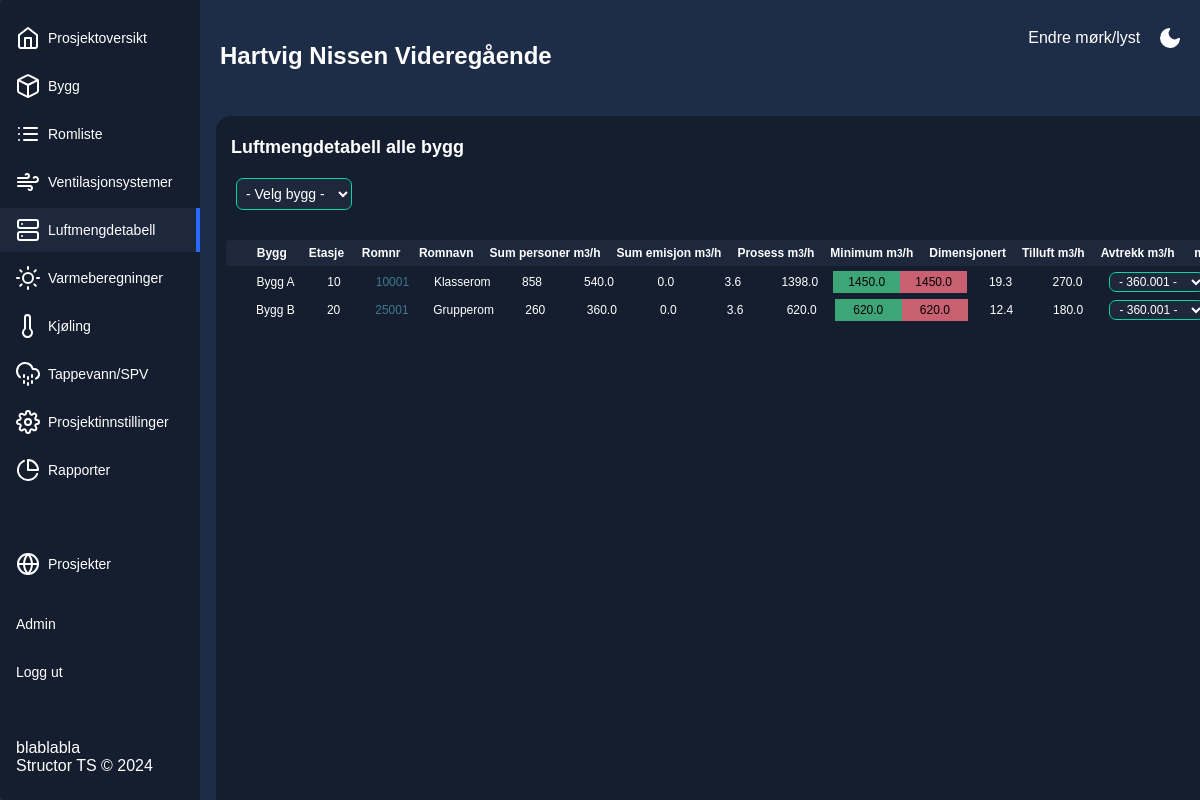
Before: /1/ventilation/ (signed in) with the older database file.
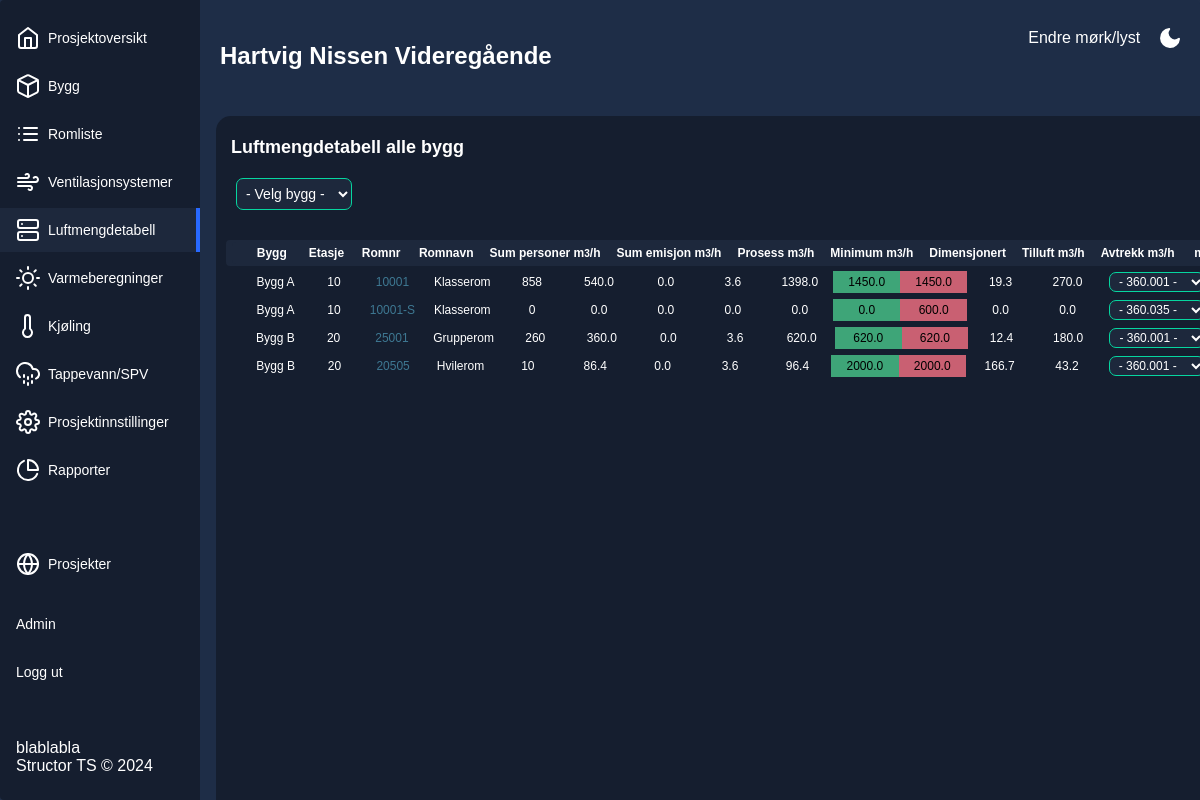
After: the same page with the newer database file.
### romskjema/models.py (models this page shows)
class RoomVentilationProperties(db.Model):
    __tablename__ = "RoomVentilationProperties"
    id = db.Column(db.Integer, primary_key=True, autoincrement=True)
    RoomId = db.Column(db.Integer, db.ForeignKey('Rooms.id', ondelete="SET NULL"), nullable=False, unique=True)
    SystemId = db.Column(db.Integer, db.ForeignKey('VentilationSystems.id', ondelete="SET NULL"), nullable=True)
    AirPerPerson = db.Column(db.Float)
    AirPersonSum = db.Column(db.Integer)
    AirEmission = db.Column(db.Float)
    AirEmissionSum = db.Column(db.Float)
    AirProcess = db.Column(db.Float)
    AirMinimum = db.Column(db.Float)
    AirDemand = db.Column(db.Float)
    AirSupply = db.Column(db.Float)
    AirExtract = db.Column(db.Float)
    AirChosen = db.Column(db.Float)
    VentilationPrinciple = db.Column(db.String(50))
    HeatExchange = db.Column(db.String(50))
    RoomControl = db.Column(db.String(50))
    Notes = db.Column(db.String(100))
    DbTechnical = db.Column(db.String(50))
    DbNeighbour = db.Column(db.String(50))
    DbCorridor = db.Column(db.String(50))
    Comments = db.Column(db.String(20))

class Buildings(db.Model):
    __tablename__ = "Buildings"
    id = db.Column(db.Integer, primary_key=True, autoincrement=True)
    ProjectId = db.Column(db.Integer, db.ForeignKey('Projects.id'), nullable=False)
    BuildingName = db.Column(db.String(100), nullable=False)
    rooms = db.relationship('Rooms', backref='building', lazy=True)
    energy_properties = db.relationship('BuildingEnergySettings', backref='heating', uselist=False, lazy=True)

class Rooms(db.Model):
    __tablename__ = "Rooms"
    id = db.Column(db.Integer, primary_key=True, autoincrement=True)
    BuildingId = db.Column(db.Integer, db.ForeignKey('Buildings.id'), nullable=False)
    RoomTypeId = db.Column(db.Integer, db.ForeignKey('RoomTypes.id'), nullable=False)
    Floor = db.Column(db.String(100), nullable=False)
    RoomNumber = db.Column(db.String(100), nullable=False)
    RoomName = db.Column(db.String(100), nullable=False)
    Area = db.Column(db.Float, nullable=False)
    RoomPopulation = db.Column(db.Integer, nullable=False)
    Comments = db.Column(db.String(250))
    room_type = db.relationship('RoomTypes', backref='room_type', uselist=False, lazy=True)
    ventilation_properties = db.relationship('RoomVentilationProperties', backref='room_ventilation', uselist=False, lazy=True)
    energy_properties = db.relationship('RoomEnergyProperties', backref="room_energy", uselist=False, lazy=True)

class VentilationSystems(db.Model):
    __tablename__ = "VentilationSystems"
    id = db.Column(db.Integer, primary_key=True, autoincrement=True)
    ProjectId = db.Column(db.Integer, db.ForeignKey('Projects.id'), nullable=False)
    SystemName = db.Column(db.String(30), nullable=False)
    Location = db.Column(db.String(100))
    ServiceArea = db.Column(db.String(250))
    HeatExchange = db.Column(db.String(30))
    AirFlow = db.Column(db.Float)
    AirFlowSupply = db.Column(db.Float)
    AirFlowExtract = db.Column(db.Float)
    SpecialSystem = db.Column(db.String)
    room = db.relationship('RoomVentilationProperties', backref="room", lazy=True)

### romskjema/ventilation/ventilation.py (the view, shortened to what this page needs)
@ventilation_bp.route('/', defaults={'building_id': None, 'room_id': None}, methods=['GET', 'POST'])
@ventilation_bp.route('/<building_id>', defaults={'room_id': None}, methods=['GET', 'POST'])
@ventilation_bp.route('/<building_id>/<room_id>', methods=['GET'])
@login_required
def ventilation(building_id, room_id, project_id):
    project = dbo.get_project(project_id)
    endpoint = request.endpoint
    if request.method == "POST":
        requested_building_id = escape(request.form.get("project_building"))
        if requested_building_id != "none" and requested_building_id != "showall":
            return redirect(url_for("ventilation.ventilation", building_id = requested_building_id, project_id=project_id))
        else:
            return redirect(url_for("ventilation.ventilation", building_id = "showall", project_id=project_id))
    elif request.method == "GET":
        summaries = []
        summaries.append(dbo.summarize_demand_building(project_id, building_id))
        summaries.append(dbo.summarize_supply_air_building(project_id, building_id))
        summaries.append(dbo.summarize_extract_air_building(project_id, building_id))
        if building_id is not None and building_id != "showall":
            ventilation_data = dbo.get_ventilation_data_rooms_in_building(project.id, building_id)
        else:
            ventilation_data = dbo.get_ventlation_data_all_rooms_project(project.id)
        project_buildings = dbo.get_all_project_buildings(project.id)
        systems = dbo.get_all_systems(project.id)
        building = dbo.get_building(building_id)
        return render_template("ventilation.html",
                               user=current_user,
                               project=project,
                               ventilation_data = ventilation_data,
                               summaries = summaries,
                               building=building,
                               project_buildings = project_buildings,
                               system_names = systems,
                               endpoint=endpoint,
                               project_id=project_id)

### romskjema/db_operations.py (called while the page is built)
@login_required
def get_project(project_id: int) -> models.Projects:
    project = db.session.query(models.Projects).filter(models.Projects.id == project_id).first()
    return project

@login_required
def get_building(building_id: int) -> models.Buildings:
    building = db.session.query(models.Buildings).filter(models.Buildings.id == building_id).first()
    return building

@login_required
def get_all_project_buildings(project_id: int):
    buildings = models.Buildings.query.filter_by(ProjectId = project_id).all()
    return buildings

@login_required
def summarize_supply_air_building(project_id: int, building_id: int) -> float:
    supply = db.session.query(func.sum(models.RoomVentilationProperties.AirSupply)).join(models.Rooms).join(models.Buildings).join(models.Projects).filter(and_(models.Projects.id == project_id, models.Buildings.id == building_id)).scalar()
    return supply

@login_required
def get_all_systems(project_id: int) -> list:
    systems = db.session.query(models.VentilationSystems).join(models.Projects).filter(models.Projects.id == project_id).order_by(models.VentilationSystems.SystemName).all()
    return systems

### romskjema/ventilation/templates/ventilation.html (shortened to what this page needs)
{% extends "base.html" %}
{%block page_subtitle %}
Luftmengdetabell
{% if building %}
  - {{building.BuildingName}}
  {% else %}
  alle bygg
{% endif %}
{% endblock %}
{%block content %}
    <div class="ventilation-system-sorting-container no-print">
      <div class="building-selector-container">
        {% if project_buildings|length > 1 %}
        <form id="project_building" method="POST">
          <select name="project_building" onchange="showBuildings()">
            <option value="none">- Velg bygg -</option>
          </select>
        </form>
        {%endif%}
      </div>
    </div>
<div class="table-header-container">
  <table class="table-wrapper tableView">
    <thead>
      <tr class="table-header">
        <th class="table-id-cell no-print">
        </th>
        <th class="table-cell table-cell-medium">
          Bygg
        </th>
        <th class="table-cell table-cell-small">
          Etasje
        </th>
        <th class="table-cell table-cell-medium">
          Romnr
        </th>
        <th class="table-cell">
          Romnavn
        </th>
        <th class="table-cell">
            Sum personer m<sup>3</sup>/h
        </th>
        <th class="table-cell">
            Sum emisjon m<sup>3</sup>/h
        </th>
        <th class="table-cell">
            Prosess m<sup>3</sup>/h
        </th>
        <th class="table-cell">
          Minimum m<sup>3</sup>/h
        </th>
        <th class="table-cell">
          <div class="table-description-dropdown">Dimensjonert
          </div>
        </th>
        <th class="table-cell table-cell-medium">
            Tilluft m<sup>3</sup>/h
        </th>
        <th class="table-cell table-cell-medium">
            Avtrekk m<sup>3</sup>/h
        </th>
        <th class="table-cell table-cell-medium">
        </th>
      </tr>
    </thead>
  </table>
</div>
<div class="table-container">
  <table id="roomsTableVentilation" class="table-wrapper tableView">
    <tbody>
      {% for data in ventilation_data %}
      <tr class="table-row">
        <td class="table-id-cell no-print" hidden-data-column="vent_data_id">
        </td>
        <td class="table-cell table-cell-medium">
          {{data.room_ventilation.building.BuildingName}}
        </td>
        <td class="table-cell table-cell-small">
          {{data.room_ventilation.Floor}}
        </td>
        <td class="table-cell table-cell-medium">
          <a href="{{ url_for('ventilation.ventilation', building_id=data.room_ventilation.building.id, room_id=data.room_ventilation.id, project_id=project_id)}}">{{data.room_ventilation.RoomNumber}} </a>
        </td>
        <td class="table-cell">
          {{data.room_ventilation.RoomName}}
        </td>
        <td class="table-cell">
          {{data.AirPersonSum}}
        </td>
        <td class="table-cell">
          {{data.AirEmissionSum}}
        </td>
        <td class="table-cell">
            {{data.AirProcess}}
        </td>
        <td class="table-cell">
          {{data.AirMinimum}}
        </td>
        <td class="table-cell">
            {{data.AirDemand}}
        </td>
        <td class="table-cell supplyCell table-cell-medium" data-column="supply_air">
            {{data.AirSupply}}
        </td>
        <td class="table-cell extractCell table-cell-medium" data-column="extract_air">
            {{data.AirExtract}}
        </td>
        <td class="table-cell table-cell-medium">
            {{data.AirChosen}}
        </td>
        <td class="table-cell">
          {{data.AirMinimum * data.room_ventilation.Area }}
      </td>
        <td class="table-cell" data-column="system_id">
          <form id="system" method="POST">
            <select class="table-select" name="system_id" id="system_id">
              {% if not data.room.SystemName %}
                <option value="none">- System -</option>
              {% else %}
                <option value="{{data.SystemId}}">- {{data.room.SystemName}} -</option>
              {% endif %}
            </select>
          </form>
        </td>
      </tr>
      {% endfor %}
    </tbody>
  </table>
</div>
{% endblock %}

Changed rows visible on the page:
added RoomVentilationProperties: room_ventilation.building.BuildingName "Bygg A", room_ventilation.Floor "10", room_ventilation.RoomNumber "10001-S", room_ventilation.RoomName "Klasserom", AirPersonSum "0", AirEmissionSum "0.0", AirProcess "0.0", AirMinimum "0.0", AirDemand "0.0", AirSupply "0.0", AirExtract "600.0", AirChosen "0.0", data.AirMinimum*data.room_ventilation.Area "0.0", system_id "- 360.035 -"
added RoomVentilationProperties: room_ventilation.building.BuildingName "Bygg B", room_ventilation.Floor "20", room_ventilation.RoomNumber "20505", room_ventilation.RoomName "Hvilerom", AirPersonSum "10", AirEmissionSum "86.4", AirProcess "0.0", AirMinimum "3.6", AirDemand "96.4", AirSupply "2000.0", AirExtract "2000.0", AirChosen "166.7", data.AirMinimum*data.room_ventilation.Area "43.2", system_id "- 360.001 -"
